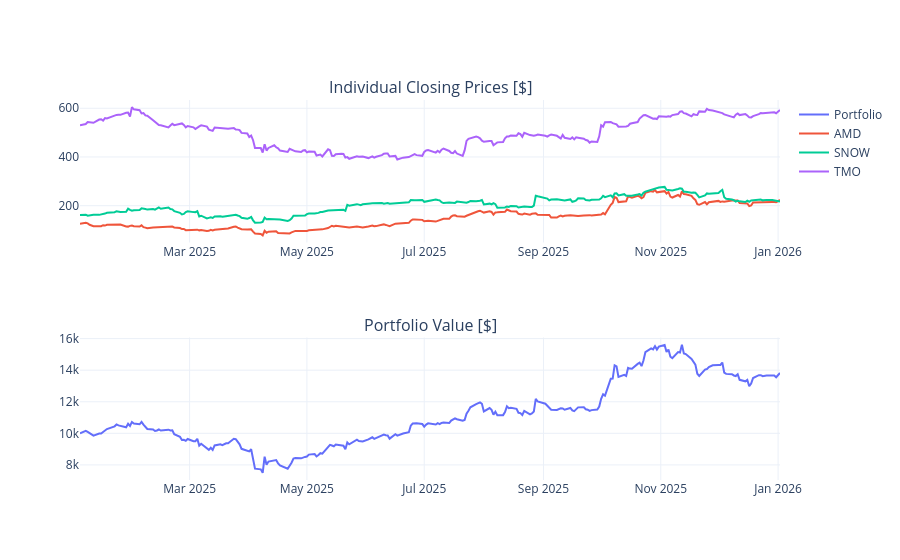

This figure's notebook cell:
### Code cell
portfolio_performance(tickers, weights, time_period, initial_investment)

### Figure 1 — Plotly figure (JSON) as saved in the notebook; plotly's stock layout.template omitted (floating-point values rounded to 4 significant figures; data arrays with more than 128 entries replaced by an {"elided": "..."} marker saying what was removed)
{"data": [{"mode": "lines", "name": "Portfolio", "type": "scatter", "x": {"elided": "250 str values"}, "xaxis": "x2", "y": {"elided": "250 float values"}, "yaxis": "y2"}, {"mode": "lines", "name": "AMD", "type": "scatter", "x": {"elided": "250 str values"}, "xaxis": "x", "y": {"elided": "250 float values"}, "yaxis": "y"}, {"mode": "lines", "name": "SNOW", "type": "scatter", "x": {"elided": "250 str values"}, "xaxis": "x", "y": {"elided": "250 float values"}, "yaxis": "y"}, {"mode": "lines", "name": "TMO", "type": "scatter", "x": {"elided": "250 str values"}, "xaxis": "x", "y": {"elided": "250 float values"}, "yaxis": "y"}], "layout": {"annotations": [{"font": {"size": 16}, "showarrow": false, "text": "Individual Closing Prices [$]", "x": 0.5, "xanchor": "center", "xref": "paper", "y": 1, "yanchor": "bottom", "yref": "paper"}, {"font": {"size": 16}, "showarrow": false, "text": "Portfolio Value [$]", "x": 0.5, "xanchor": "center", "xref": "paper", "y": 0.375, "yanchor": "bottom", "yref": "paper"}], "autosize": true, "showlegend": true, "xaxis": {"anchor": "y", "autorange": true, "domain": [0, 1], "range": ["2025-01-03", "2026-01-02"], "type": "date"}, "xaxis2": {"anchor": "y2", "autorange": true, "domain": [0, 1], "range": ["2025-01-03", "2026-01-02"], "type": "date"}, "yaxis": {"anchor": "x", "autorange": true, "domain": [0.625, 1], "range": [48.97, 633.8], "type": "linear"}, "yaxis2": {"anchor": "x2", "autorange": true, "domain": [0, 0.375], "range": [7045.0, 16070.0], "type": "linear"}}}
